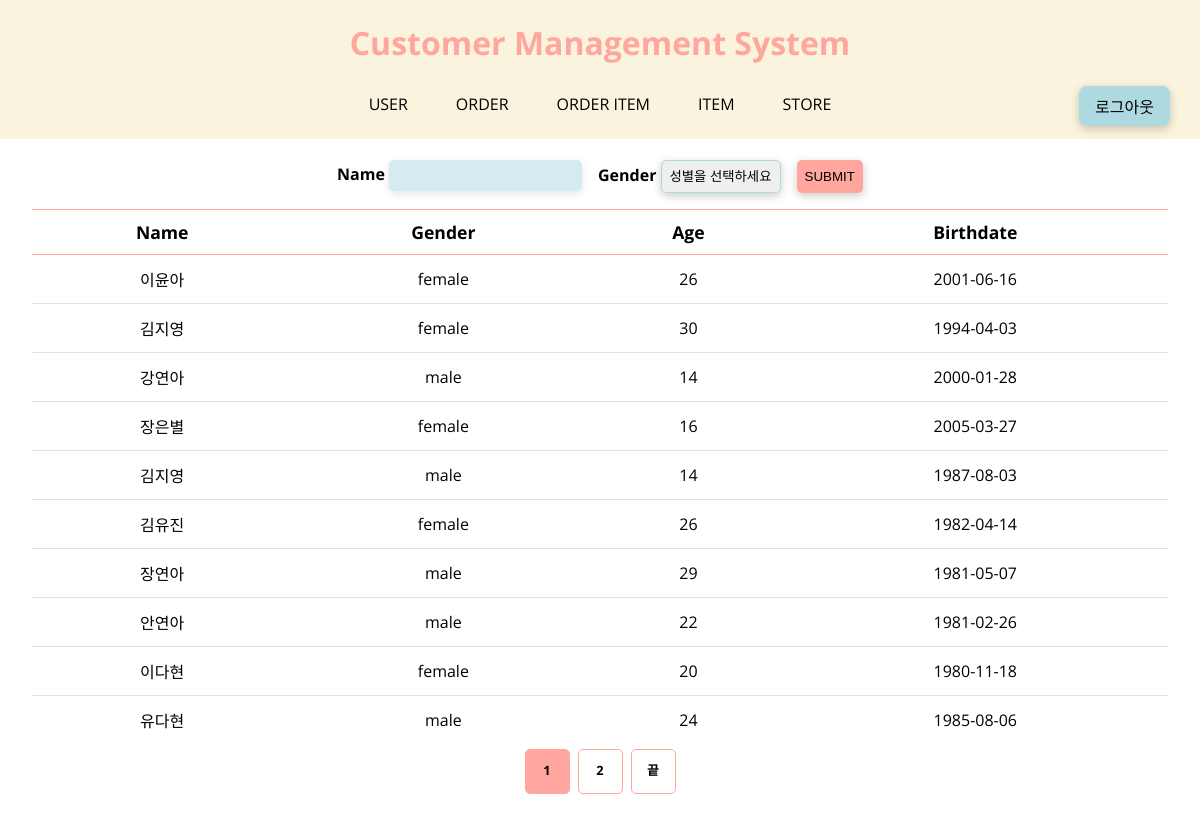
/users/, run on the app's committed database.
### tables this page shows
CREATE TABLE user(
"Id" TEXT PRIMARY KEY,
"Name" TEXT,
"Gender" TEXT,
"Birthdate" TEXT,
"Age" INTEGER,
"Address" TEXT);

### views/users_view.py (the view)
@bp.route('/users/')
def users():
    page = request.args.get('page', default=1, type=int)
    search_name = request.args.get('name', default="", type=str)
    search_gender = request.args.get('gender', default="", type=str)
    users = get_info()
    data = []
    page_data = []
    for user in users:
        if search_name in user['Name']:
            if search_gender in user['Gender']:
                data.append(user)
    keywords = "&name=" + search_name
    keywords += "&gender=" + search_gender
    total_pages = Pagination().get_total_pages(data)
    start_index = Pagination().get_start_index(page)
    end_index = Pagination().get_end_index(start_index)
    page_data = data[start_index:end_index]
    return render_template("users.html", users = page_data, total_pages = total_pages, current_page = page, keywords = keywords, search_name=search_name, search_gender = search_gender)

### common/pagination.py (called while the page is built)
    def get_total_pages(self, data):
        total_pages = len(data) // self.PER_PAGE + (len(data) % self.PER_PAGE > 0)
        return total_pages

    def get_start_index(self, page):
        start_index = self.PER_PAGE * (page - 1)
        return start_index

    def get_end_index(self, start_index):
        end_index = start_index + self.PER_PAGE
        return end_index

### db.py (called while the page is built)
def get_info():
    cursor.execute('select * from user')
    results = cursor.fetchall()
    return results

### templates/users.html (shortened to what this page needs)
{% extends "components/layout.html" %} {% block content %} {{ super() }}
<main class="main">
  <form method="get" class="form">
    <div>
      <label for="name">Name </label>
      <input class="form__text__input" type="text" name="name" value="{{ search_name }}" />
    </div>
    <div>
      <label for="gender">Gender </label>
      <select class="form__select" name="gender">
        <option value="">성별을 선택하세요</option>
      </select>
    </div>
    <button class="form__button" type="submit">SUBMIT</button>
  </form>
  <table>
    <tr>
      <th>Name</th>
      <th>Gender</th>
      <th>Age</th>
      <th>Birthdate</th>
    </tr>
    {% for user in users %}
    <tr class="table__item hover" onclick="location.href='/user_detail/{{ user.Id }}'">
      <td align="center">{{ user['Name'] }}</td>
      <td align="center">{{ user['Gender'] }}</td>
      <td align="center">{{ user['Age'] }}</td>
      <td align="center">{{ user['Birthdate'] }}</td>
    </tr>
    {% endfor %}
  </table>
{% include "components/pagination.html" %}
</main>
{% endblock %}

### templates/components/layout.html (shortened to what this page needs)
<!DOCTYPE html>
<html lang="en">
  <head>
    <link rel="stylesheet" href="{{ url_for('static', filename='css/style.css') }}" />
  </head>
  <body>
    {% block content %}
    <header class="header">{% include "components/header.html" %} {% include "components/navbar.html" %}</header>
    {% endblock %}
  </body>
</html>

### templates/components/header.html
<h1 class="header__title">Customer Management System</h1>

### templates/components/navbar.html
<nav>
  <div class="navbar">
    <ul class="navbar__menus">
      <li><a class="menu__item" href="/users">USER</a></li>
      <li><a class="menu__item" href="/orders">ORDER</a></li>
      <li><a class="menu__item" href="/order_items">ORDER ITEM</a></li>
      <li><a class="menu__item" href="/items">ITEM</a></li>
      <li><a class="menu__item" href="/stores">STORE</a></li>
    </ul>
  </div>
  <button class="logout__button" type="button" onclick="location.href='{{ url_for('logout.logout') }}'">
    로그아웃
  </button>
</nav>

### templates/components/pagination.html (shortened to what this page needs)
<div class="pagination">
  <a class="current-page" href="?page={{ current_page }}{{ keywords }}"
    >{{ current_page }}</a
  >
  {% if current_page - total_pages < 0 %}
  <a href="?page={{ current_page + 1 }}{{ keywords }}">{{ current_page + 1}}</a>
  {% endif %} {% if total_pages != 0 and current_page != total_pages %}
  <a href="?page={{ total_pages }}{{ keywords }}">끝</a>
  {% endif %}
</div>

### static/css/style.css (style rules this page uses)
* { box-sizing: border-box; }
body { margin: 0; font-family: 'Open Sans', sans-serif; }
h1, h2, h3, p, ul { margin: 0; }
ul { list-style: none; padding: 0; }
a { text-decoration: none; color: black; }
button { background-color: transparent; padding: 0; outline: 0; border: 0; }
input { border: none; }
select { appearance: none; }
.main { margin-top: 160px; margin-bottom: 50px; padding: 0 2rem; }

### static/css/variables.css (style rules this page uses)
:root { --color-primary: var(--color-blue); --color-primary-variant: var(--color-mint); --color-accent: var(--color-pink); --color-accent-variant: var(--color-beige); --color-text: var(--color-black); --color-blue: #aed9e0; --color-mint: #b8f2e6; --color-pink: #ffa69e; --color-beige: #faf3dd; --color-black: #000000; }

### static/css/components/header.css (style rules this page uses)
.header { position: fixed; width: 100%; padding: 0.5rem 0; top: 0; background-color: var(--color-accent-variant); z-index: 1; }
.header__title { font-size: 2rem; text-align: center; margin: 0.8rem 0; color: var(--color-accent); }
.navbar { display: flex; justify-content: center; align-items: center; }
.navbar__menus { display: flex; padding: 1rem; gap: 1rem; }
.menu__item { padding: 0.5rem 1rem; transition: border-bottom 250ms ease-in; }
.logout__button { position: absolute; top: 86px; right: 30px; padding: 0.5rem 1rem; font-size: 1rem; background-color: var(--color-primary); box-shadow: 0 3px 10px rgb(0, 0, 0, 0.2); border-radius: 8px; }

### static/css/components/table.css (style rules this page uses)
table { width: 100%; font-size: 1.1rem; border-collapse: collapse; }
th { padding: 10px; border-top: 1px solid var(--color-accent); border-bottom: 1.5px solid var(--color-accent); font-size: 1.1rem; }
.table__item td { padding: 12px; border-top: 1px solid #dee2e6; font-size: 1rem; }

### static/css/components/pagination.css (style rules this page uses)
.pagination { display: flex; justify-content: center; align-items: center; gap: 8px; margin: 5px; }
.pagination a { width: 45px; height: 45px; line-height: 25.5px; padding: 8px; border: 1px solid var(--color-accent); border-radius: 5px; text-align: center; font-size: 0.8rem; font-weight: bold; }
.current-page { background-color: var(--color-accent); }

### static/css/components/form.css (style rules this page uses)
.form { display: flex; justify-content: center; gap: 1rem; margin-bottom: 1rem; font-size: 1rem; font-weight: bold; }
.form__text__input { background-color: var(--color-primary); opacity: 0.5; padding: 0.5rem; border-radius: 5px; box-shadow: 0 3px 10px rgb(0, 0, 0, 0.2); }
.form__select { padding: 0.5rem; border-color: var(--color-primary); border-radius: 5px; box-shadow: 0 3px 10px rgb(0, 0, 0, 0.2); }
.form__button { background-color: var(--color-accent); padding: 0 0.5rem; border-radius: 5px; box-shadow: 0 3px 10px rgb(0, 0, 0, 0.2); }

### data on the page
user: Name "이윤아", Gender "female", Age "26", Birthdate "2001-06-16"
user: Name "김지영", Gender "female", Age "30", Birthdate "1994-04-03"
user: Name "강연아", Gender "male", Age "14", Birthdate "2000-01-28"
user: Name "장은별", Gender "female", Age "16", Birthdate "2005-03-27"
user: Name "김지영", Gender "male", Age "14", Birthdate "1987-08-03"
user: Name "김유진", Gender "female", Age "26", Birthdate "1982-04-14"
user: Name "장연아", Gender "male", Age "29", Birthdate "1981-05-07"
user: Name "안연아", Gender "male", Age "22", Birthdate "1981-02-26"
user: Name "이다현", Gender "female", Age "20", Birthdate "1980-11-18"
user: Name "유다현", Gender "male", Age "24", Birthdate "1985-08-06"

### other printed values
{{ current_page }} "1"
{{ current_page + 1 }} "2"
